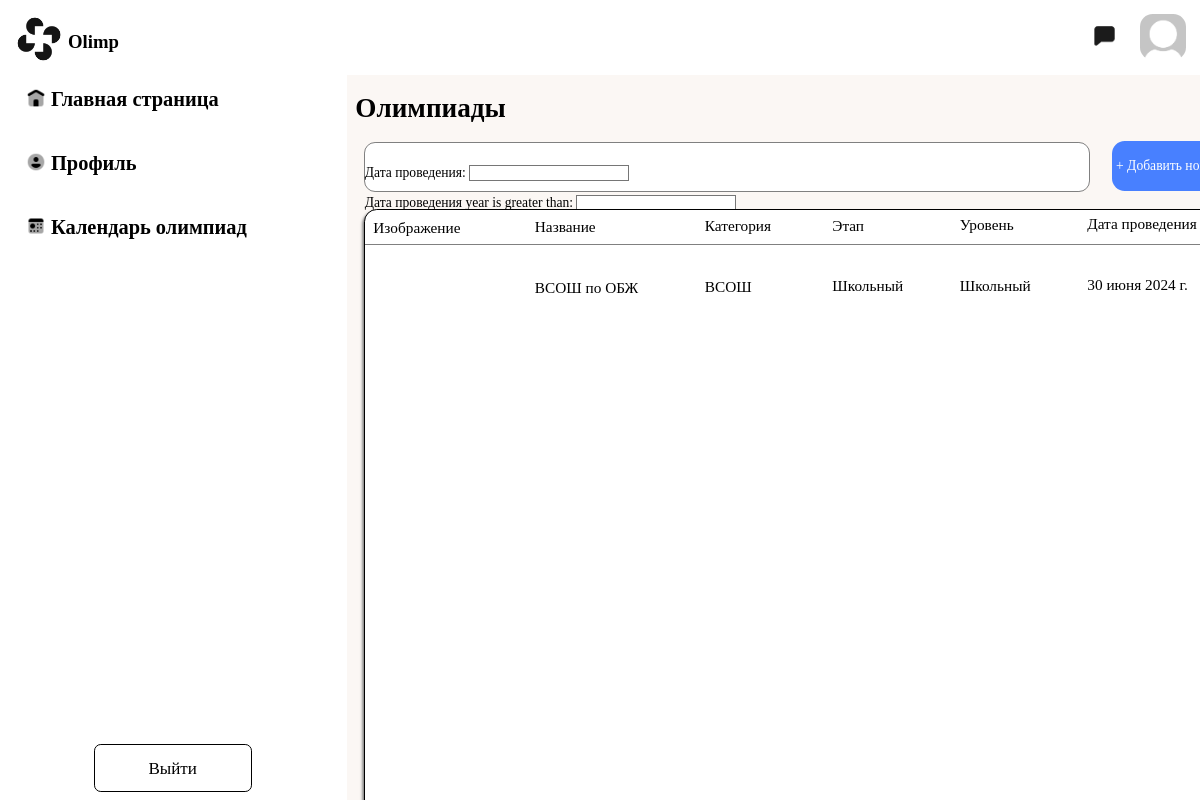
Page /main/olympiad/list/ on the earlier database version.
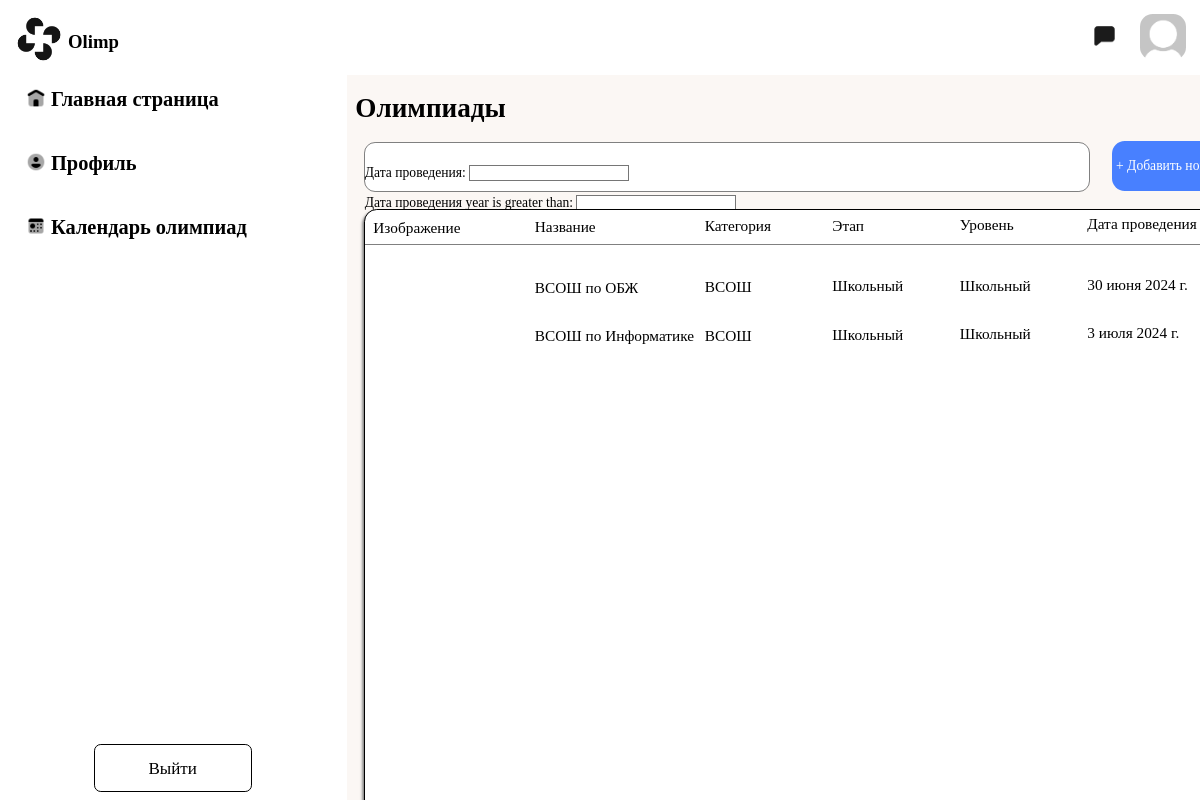
Same page on the later database version.
### main/models.py (models this page shows, shortened)
class Olympiad(models.Model):
    class Meta:
        verbose_name_plural = "Олимпиады"
        verbose_name = 'Олимпиада'
    name = models.CharField('Название олимпиады', max_length=256)
    description = models.TextField('Описание олимпиады', blank=True, null=True)
    category = models.ForeignKey(to='categories', on_delete=models.CASCADE, verbose_name='Категория олимпиады',
                                 max_length=256)
    level = models.ForeignKey(to='Level_olympiad', on_delete=models.CASCADE, verbose_name='Название уровня',
                              max_length=256)
    next_stage = models.ForeignKey('Stage', on_delete=models.SET_NULL, null=True, blank=True,
                                   related_name='next_olympiads', verbose_name='Следующий этап')
    stage = models.ForeignKey(to='Stage', on_delete=models.CASCADE, verbose_name='Название этапа', max_length=256)
    subject = models.ForeignKey('Subject', on_delete=models.CASCADE, verbose_name='Название школьного предмета')
    class_olympiad = models.IntegerField('Класс олимпиады')
    date = models.DateField('Дата проведения')
    time = models.TimeField('Время проведения')
    location = models.CharField('Место проведения олимпиады', max_length=256)

class categories(models.Model):
    class Meta:
        verbose_name_plural = "Категории олимпиад"
        verbose_name = 'Категория олимпиад'
    name = models.CharField('Название категории', max_length=256)
    def __str__(self):
        return self.name

class Stage(models.Model):
    class Meta:
        verbose_name_plural = "Этапы олимпиад"
        verbose_name = 'Этап олимпиады'
    name = models.CharField('Название категории', max_length=256)
    def __str__(self):
        return self.name

class Level_olympiad(models.Model):
    class Meta:
        verbose_name_plural = "Уровень олимпиад"
        verbose_name = 'Уровень олимпиад'
    name = models.CharField('Название уровня', max_length=256)
    def __str__(self):
        return self.name

### main/views.py (the view)
# urls.py: path('olympiad/list/', OlympiadListView.as_view(), name='list_olympiad'),
class OlympiadListView(ListView):
    model = Olympiad
    template_name = 'list_olympiad/list_olympiad.html'
    context_object_name = 'olympiads'
    def get_queryset(self):
        queryset = super().get_queryset()
        self.filterset = OlympiadFilter(self.request.GET, queryset=queryset)
        return self.filterset.qs
    def get_context_data(self, **kwargs):
        context = super().get_context_data(**kwargs)
        context['filterset'] = self.filterset
        return context

### main/templates/list_olympiad/list_olympiad.html (shortened to what this page needs)
<!DOCTYPE html>
{% load static %}
<html lang="en">
<head>
    <link rel="stylesheet" href="{% static 'list-olympiad/list_olympiad.css' %}">
    <link rel="stylesheet" href="{% static 'header/header.css' %}">
    <link rel="stylesheet" href="{% static 'navbar/navbar.css' %}">
</head>
{% include 'header/header.html' %}
{% include 'navbar/navbar.html' %}
<body>
<div class="main">
    <h1>Олимпиады</h1>
    <div class="filtr">
        <form method="get">
            <div class="filters">
                {{ filterset.form.as_p }}
            </div>
        </form>
    </div>
    <a class="add" href="{% url 'main:olympiad_create' %}">+ Добавить новую олимпиаду</a>
    <div class="tablica">
        <div class="oformlenie">
            <div class="jpg">Изображение</div>
            <div class="name">Название</div>
            <div class="kategoriya">Категория</div>
            <div class="stage">Этап</div>
            <div class="level">Уровень</div>
            <div class="date">Дата проведения</div>
        </div>
        {% for olympiad in olympiads %}
            <div class="primer">
                <div class="name">{{ olympiad.name }}</div>
                <div class="kategoriya">{{ olympiad.category }}</div>
                <div class="stage">{{ olympiad.stage }}</div>
                <div class="level">{{ olympiad.level }}</div>
                <div class="date">{{ olympiad.date }}</div>
            </div>
        {% endfor %}
    </div>
</div>
</body>
</html>

Differences in the rows shown:
added Olympiad: name "ВСОШ по Информатике", category "ВСОШ", stage "Школьный", level "Школьный", date "3 июля 2024 г."
